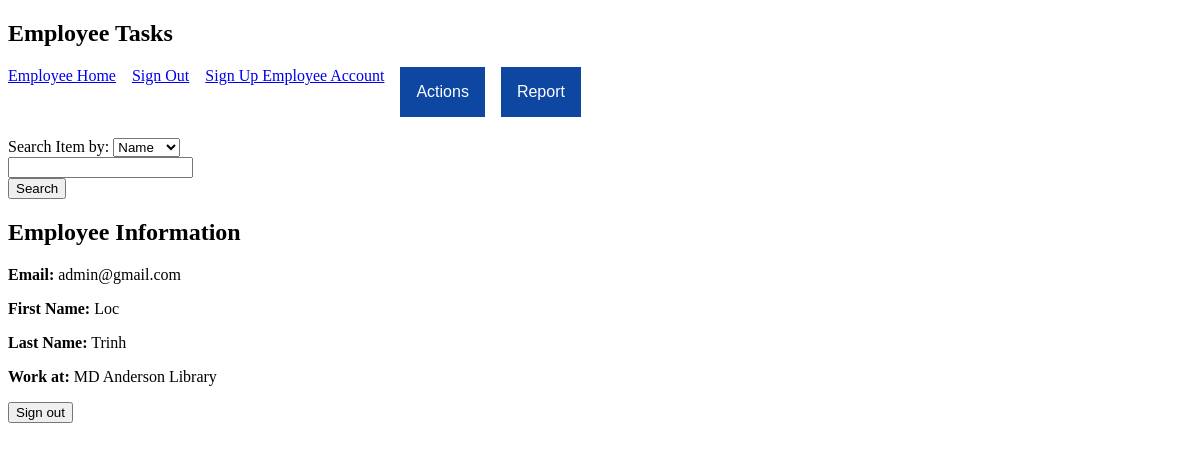
The app's page /emain.php (signed in) with its own data.
### tables this page shows
CREATE TABLE `employee` (
  `EmployeeID` int(11) NOT NULL AUTO_INCREMENT,
  `LibraryID` int(11) NOT NULL,
  `AddressID` int(11) NOT NULL,
  `Fname` varchar(255) NOT NULL,
  `Lname` varchar(255) NOT NULL,
  `Active` tinyint(1) NOT NULL DEFAULT '1',
  `Email` varchar(255) NOT NULL,
  `PhoneNum` varchar(10) NOT NULL,
  `Password` varchar(255) NOT NULL,
  PRIMARY KEY (`EmployeeID`),
  KEY `FK_LibraryID_Employee` (`LibraryID`),
  KEY `FK_AddressID_Employee` (`AddressID`),
  CONSTRAINT `FK_AddressID_Employee` FOREIGN KEY (`AddressID`) REFERENCES `address` (`AddressID`),
  CONSTRAINT `FK_LibraryID_Employee` FOREIGN KEY (`LibraryID`) REFERENCES `library` (`LibraryID`)
);

CREATE TABLE `library` (
  `LibraryID` int(11) NOT NULL AUTO_INCREMENT,
  `AddressID` int(11) NOT NULL,
  `LibraryName` varchar(255) NOT NULL,
  `PhoneNum` varchar(10) NOT NULL,
  `Email` varchar(255) NOT NULL,
  PRIMARY KEY (`LibraryID`),
  KEY `FK_AddressID_Library` (`AddressID`),
  CONSTRAINT `FK_AddressID_Library` FOREIGN KEY (`AddressID`) REFERENCES `address` (`AddressID`)
);

### emain.php (the view, shortened to what this page needs)
<?php
$mysqli = require __DIR__ . "/database.php";
$sql = "SELECT E.Fname, E.Lname, E.Email, L.LibraryName  AS LibraryName FROM Employee E JOIN Library L ON E.LibraryID = L.LibraryID WHERE E.EmployeeID = " . $_SESSION["EmployeeID"];
$result = $mysqli->query($sql);
if ($result->num_rows > 0) {
    $row = $result->fetch_assoc();
    $fname = $row["Fname"];
    $lname = $row["Lname"];
    $email = $row["Email"];
    $libraryName = $row["LibraryName"];
} else {
    echo "Error: Employee not found.";
}
?>
<!DOCTYPE html>
<html>
<head>
    <link rel="stylesheet" href="https://cdn.simplecss.org/simple.min.css">
</head>
<body>
    <div>
        <h2>Employee Tasks</h2>
        <div class="button-list">
            <?php
            include 'empnav.php';
            ?>
            <form action="search.php" method="POST">
                <div>
                    <label for="search-field">Search Item by:</label>
                    <select id="search-field" name="search-field">
                        <option value="name">Name</option>
                    </select>
                </div>
                <div>
                    <input type="text" id="search" name="search">
                </div>
                <button type="submit">Search</button>
        </div>
    </div>
    <div>
        <h2>Employee Information</h2>
        <p><strong>Email:</strong>
            <?= $email ?>
        </p>
        <p><strong>First Name:</strong>
            <?= $fname ?>
        </p>
        <p><strong>Last Name:</strong>
            <?= $lname ?>
        </p>
        <p><strong>Work at:</strong>
            <?= $libraryName ?>
        </p>
    </div>
    <div>
        <form method="post" action="logout.php">
            <button class="water-btn" type="submit">Sign out</button>
        </form>
    </div>
</body>
</html>

### records on screen
employee: Email "admin@gmail.com", Fname "Loc", Lname "Trinh", LibraryID.LibraryName "MD Anderson Library"
